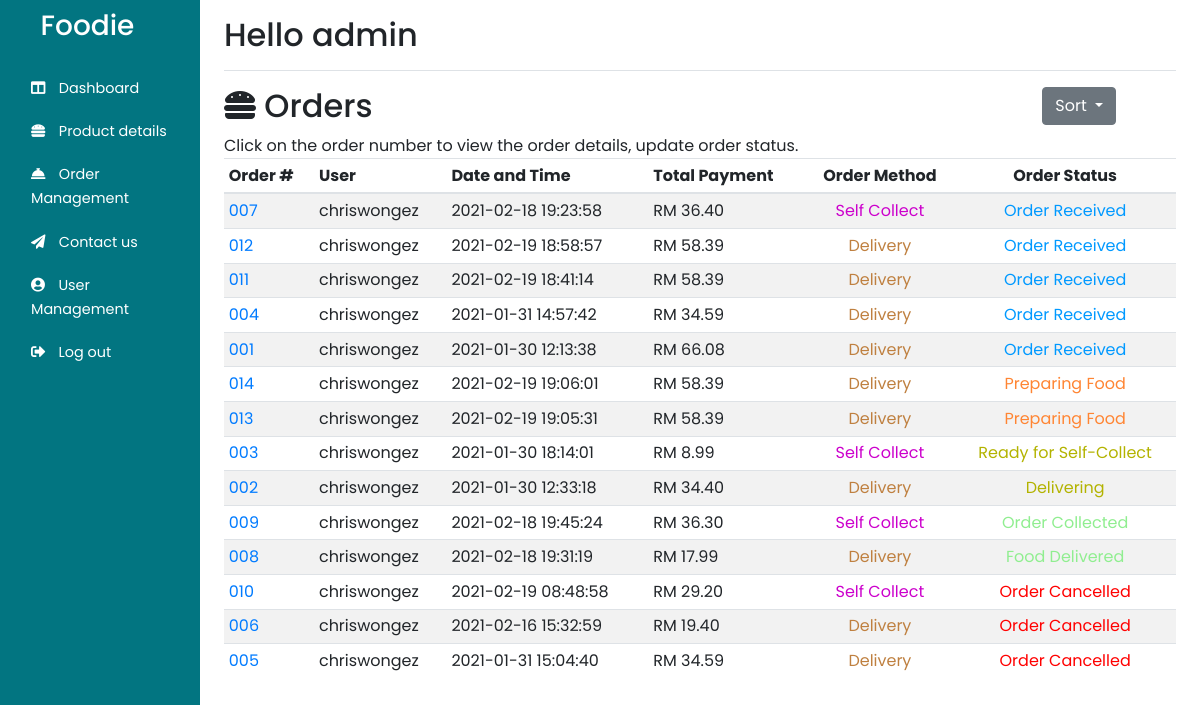
The page /Admin/customer_orders.php?sort=status (signed in) on the database its author committed.
### tables this page shows
CREATE TABLE `orderhistory` (
  `orderID` int(3) UNSIGNED ZEROFILL NOT NULL,
  `orderDate` datetime NOT NULL,
  `orderPay` double NOT NULL,
  `orderMethod` varchar(255) NOT NULL,
  `orderStatus` varchar(255) DEFAULT NULL,
  `userID` int(4) UNSIGNED ZEROFILL NOT NULL
);

CREATE TABLE `users` (
  `userID` int(4) UNSIGNED ZEROFILL NOT NULL,
  `username` varchar(255) NOT NULL,
  `userpass` varchar(255) NOT NULL,
  `userlevel` varchar(255) NOT NULL,
  `usercontact` varchar(255) DEFAULT NULL,
  `useremail` varchar(255) NOT NULL,
  `isBlock` tinyint(1) NOT NULL DEFAULT 0,
  `userfirst` varchar(255) DEFAULT NULL,
  `userlast` varchar(255) DEFAULT NULL,
  `userAdd` varchar(255) NOT NULL,
  `userCity` varchar(255) NOT NULL,
  `userState` varchar(255) NOT NULL,
  `userZip` int(6) NOT NULL
);

### Admin/php/sortbyidgrpbystat.php (the view, shortened to what this page needs)
<?php
$result = mysqli_query($con, "SELECT * FROM orderhistory,users where orderhistory.userID = users.userID ORDER BY orderID DESC");
while ($row = mysqli_fetch_assoc($result)) {
    $status = $row['orderStatus'];
    if ($row['orderMethod'] == 'selfc') {
        $method = "Self Collect";
        if ($status == 'received') {
            $statstr = "Order Received";
            echo "<tr>
            <td class='align-middle'><a href='./orderdetails.php?id=" . $row['orderID'] . "'>" . $row['orderID'] . "</a></td>
            <td class='align-middle'>" . $row['username'] . "</td>
            <td class='align-middle'>" . $row['orderDate'] . "</td>
            <td class='align-middle '>RM " . number_format((float)$row['orderPay'], 2, '.', '') . "</td>
            <td class='align-middle text-center' name='" . $row['orderMethod'] . "'>" . $method . "</td>
            <td class='align-middle text-center' name='" . $status . "'>" . $statstr . "</td>
            </tr>";
        }
    }
}
$result = mysqli_query($con, "SELECT * FROM orderhistory,users where orderhistory.userID = users.userID ORDER BY orderID DESC");
while ($row = mysqli_fetch_assoc($result)) {
    $status = $row['orderStatus'];
    if ($row['orderMethod'] == 'delivery') {
        $method = "Delivery";
        if ($status == 'received') {
            $statstr = "Order Received";
            echo "<tr>
        <td class='align-middle'><a href='./orderdetails.php?id=" . $row['orderID'] . "'>" . $row['orderID'] . "</a></td>
        <td class='align-middle'>" . $row['username'] . "</td>
        <td class='align-middle'>" . $row['orderDate'] . "</td>
        <td class='align-middle '>RM " . number_format((float)$row['orderPay'], 2, '.', '') . "</td>
        <td class='align-middle text-center' name='" . $row['orderMethod'] . "'>" . $method . "</td>
        <td class='align-middle text-center' name='" . $status . "'>" . $statstr . "</td>
        </tr>";
        }
    }
}
$result = mysqli_query($con, "SELECT * FROM orderhistory,users where orderhistory.userID = users.userID ORDER BY orderID DESC");
while ($row = mysqli_fetch_assoc($result)) {
    $status = $row['orderStatus'];
    if ($row['orderMethod'] == 'delivery') {
        $method = "Delivery";
        if ($status == 'process') {
            $statstr = "Preparing Food";
            echo "<tr>
        <td class='align-middle'><a href='./orderdetails.php?id=" . $row['orderID'] . "'>" . $row['orderID'] . "</a></td>
        <td class='align-middle'>" . $row['username'] . "</td>
        <td class='align-middle'>" . $row['orderDate'] . "</td>
        <td class='align-middle '>RM " . number_format((float)$row['orderPay'], 2, '.', '') . "</td>
        <td class='align-middle text-center' name='" . $row['orderMethod'] . "'>" . $method . "</td>
        <td class='align-middle text-center' name='" . $status . "'>" . $statstr . "</td>
        </tr>";
        }
    }
}
$result = mysqli_query($con, "SELECT * FROM orderhistory,users where orderhistory.userID = users.userID ORDER BY orderID DESC");
while ($row = mysqli_fetch_assoc($result)) {
    $status = $row['orderStatus'];
    if ($row['orderMethod'] == 'selfc') {
        $method = "Self Collect";
        if ($status == 'ready') {
            $statstr = "Ready for Self-Collect";
            echo "<tr>
        <td class='align-middle'><a href='./orderdetails.php?id=" . $row['orderID'] . "'>" . $row['orderID'] . "</a></td>
        <td class='align-middle'>" . $row['username'] . "</td>
        <td class='align-middle'>" . $row['orderDate'] . "</td>
        <td class='align-middle '>RM " . number_format((float)$row['orderPay'], 2, '.', '') . "</td>
        <td class='align-middle text-center' name='" . $row['orderMethod'] . "'>" . $method . "</td>
        <td class='align-middle text-center' name='" . $status . "'>" . $statstr . "</td>
        </tr>";
        }
    }
}
$result = mysqli_query($con, "SELECT * FROM orderhistory,users where orderhistory.userID = users.userID ORDER BY orderID DESC");
while ($row = mysqli_fetch_assoc($result)) {
    $status = $row['orderStatus'];
    if ($row['orderMethod'] == 'delivery') {
        $method = "Delivery";
        if ($status == 'delivering') {
            $statstr = "Delivering";
            echo "<tr>
        <td class='align-middle'><a href='./orderdetails.php?id=" . $row['orderID'] . "'>" . $row['orderID'] . "</a></td>
        <td class='align-middle'>" . $row['username'] . "</td>
        <td class='align-middle'>" . $row['orderDate'] . "</td>
        <td class='align-middle '>RM " . number_format((float)$row['orderPay'], 2, '.', '') . "</td>
        <td class='align-middle text-center' name='" . $row['orderMethod'] . "'>" . $method . "</td>
        <td class='align-middle text-center' name='" . $status . "'>" . $statstr . "</td>
        </tr>";
        }
    }
}
$result = mysqli_query($con, "SELECT * FROM orderhistory,users where orderhistory.userID = users.userID ORDER BY orderID DESC");
while ($row = mysqli_fetch_assoc($result)) {
    $status = $row['orderStatus'];
    if ($row['orderMethod'] == 'selfc') {
        $method = "Self Collect";
        if ($status == 'collected') {
            $statstr = "Order Collected";
            echo "<tr>
        <td class='align-middle'><a href='./orderdetails.php?id=" . $row['orderID'] . "'>" . $row['orderID'] . "</a></td>
        <td class='align-middle'>" . $row['username'] . "</td>
        <td class='align-middle'>" . $row['orderDate'] . "</td>
        <td class='align-middle '>RM " . number_format((float)$row['orderPay'], 2, '.', '') . "</td>
        <td class='align-middle text-center' name='" . $row['orderMethod'] . "'>" . $method . "</td>
        <td class='align-middle text-center' name='" . $status . "'>" . $statstr . "</td>
        </tr>";
        }
    }
}
$result = mysqli_query($con, "SELECT * FROM orderhistory,users where orderhistory.userID = users.userID ORDER BY orderID DESC");
while ($row = mysqli_fetch_assoc($result)) {
    $status = $row['orderStatus'];
    if ($row['orderMethod'] == 'delivery') {
        $method = "Delivery";
        if ($status == 'delivered') {
            $statstr = "Food Delivered";
            echo "<tr>
        <td class='align-middle'><a href='./orderdetails.php?id=" . $row['orderID'] . "'>" . $row['orderID'] . "</a></td>
        <td class='align-middle'>" . $row['username'] . "</td>
        <td class='align-middle'>" . $row['orderDate'] . "</td>
        <td class='align-middle '>RM " . number_format((float)$row['orderPay'], 2, '.', '') . "</td>
        <td class='align-middle text-center' name='" . $row['orderMethod'] . "'>" . $method . "</td>
        <td class='align-middle text-center' name='" . $status . "'>" . $statstr . "</td>
        </tr>";
        }
    }
}
$result = mysqli_query($con, "SELECT * FROM orderhistory,users where orderhistory.userID = users.userID ORDER BY orderID DESC");
while ($row = mysqli_fetch_assoc($result)) {
    $status = $row['orderStatus'];
    if ($row['orderMethod'] == 'selfc') {
        $method = "Self Collect";
        if ($status == 'cancel') {
            $statstr = "Order Cancelled";
            echo "<tr>
        <td class='align-middle'><a href='./orderdetails.php?id=" . $row['orderID'] . "'>" . $row['orderID'] . "</a></td>
        <td class='align-middle'>" . $row['username'] . "</td>
        <td class='align-middle'>" . $row['orderDate'] . "</td>
        <td class='align-middle '>RM " . number_format((float)$row['orderPay'], 2, '.', '') . "</td>
        <td class='align-middle text-center' name='" . $row['orderMethod'] . "'>" . $method . "</td>
        <td class='align-middle text-center' name='" . $status . "'>" . $statstr . "</td>
        </tr>";
        }
    }
}
$result = mysqli_query($con, "SELECT * FROM orderhistory,users where orderhistory.userID = users.userID ORDER BY orderID DESC");
while ($row = mysqli_fetch_assoc($result)) {
    $status = $row['orderStatus'];
    if ($row['orderMethod'] == 'delivery') {
        $method = "Delivery";
        if ($status == 'cancel') {
            $statstr = "Order Cancelled";
            echo "<tr>
        <td class='align-middle'><a href='./orderdetails.php?id=" . $row['orderID'] . "'>" . $row['orderID'] . "</a></td>
        <td class='align-middle'>" . $row['username'] . "</td>
        <td class='align-middle'>" . $row['orderDate'] . "</td>
        <td class='align-middle '>RM " . number_format((float)$row['orderPay'], 2, '.', '') . "</td>
        <td class='align-middle text-center' name='" . $row['orderMethod'] . "'>" . $method . "</td>
        <td class='align-middle text-center' name='" . $status . "'>" . $statstr . "</td>
        </tr>";
        }
    }
}

### Admin/Adminnavbar.php (style rules this page uses)
:root { --main-color: #027581; --color-dark: #1d2231; --text-grey: #8390a2; }
* { font-family: "poppins", sans-serif; margin: 0; padding: 0; text-decoration: none; list-style-type: none; box-sizing: border-box; }

### rows shown on the page
orderhistory: orderID "007", userID.username "chriswongez", orderDate "2021-02-18 19:23:58", orderPay "36.40", orderMethod "Self Collect", orderStatus "Order Received"
orderhistory: orderID "012", userID.username "chriswongez", orderDate "2021-02-19 18:58:57", orderPay "58.39", orderMethod "Delivery", orderStatus "Order Received"
orderhistory: orderID "011", userID.username "chriswongez", orderDate "2021-02-19 18:41:14", orderPay "58.39", orderMethod "Delivery", orderStatus "Order Received"
orderhistory: orderID "004", userID.username "chriswongez", orderDate "2021-01-31 14:57:42", orderPay "34.59", orderMethod "Delivery", orderStatus "Order Received"
orderhistory: orderID "001", userID.username "chriswongez", orderDate "2021-01-30 12:13:38", orderPay "66.08", orderMethod "Delivery", orderStatus "Order Received"
orderhistory: orderID "014", userID.username "chriswongez", orderDate "2021-02-19 19:06:01", orderPay "58.39", orderMethod "Delivery", orderStatus "Preparing Food"
orderhistory: orderID "013", userID.username "chriswongez", orderDate "2021-02-19 19:05:31", orderPay "58.39", orderMethod "Delivery", orderStatus "Preparing Food"
orderhistory: orderID "003", userID.username "chriswongez", orderDate "2021-01-30 18:14:01", orderPay "8.99", orderMethod "Self Collect", orderStatus "Ready for Self-Collect"
orderhistory: orderID "002", userID.username "chriswongez", orderDate "2021-01-30 12:33:18", orderPay "34.40", orderMethod "Delivery", orderStatus "Delivering"
orderhistory: orderID "009", userID.username "chriswongez", orderDate "2021-02-18 19:45:24", orderPay "36.30", orderMethod "Self Collect", orderStatus "Order Collected"
orderhistory: orderID "008", userID.username "chriswongez", orderDate "2021-02-18 19:31:19", orderPay "17.99", orderMethod "Delivery", orderStatus "Food Delivered"
orderhistory: orderID "010", userID.username "chriswongez", orderDate "2021-02-19 08:48:58", orderPay "29.20", orderMethod "Self Collect", orderStatus "Order Cancelled"
orderhistory: orderID "006", userID.username "chriswongez", orderDate "2021-02-16 15:32:59", orderPay "19.40", orderMethod "Delivery", orderStatus "Order Cancelled"
orderhistory: orderID "005", userID.username "chriswongez", orderDate "2021-01-31 15:04:40", orderPay "34.59", orderMethod "Delivery", orderStatus "Order Cancelled"

### other values the page prints
$_SESSION["username"] "admin"
